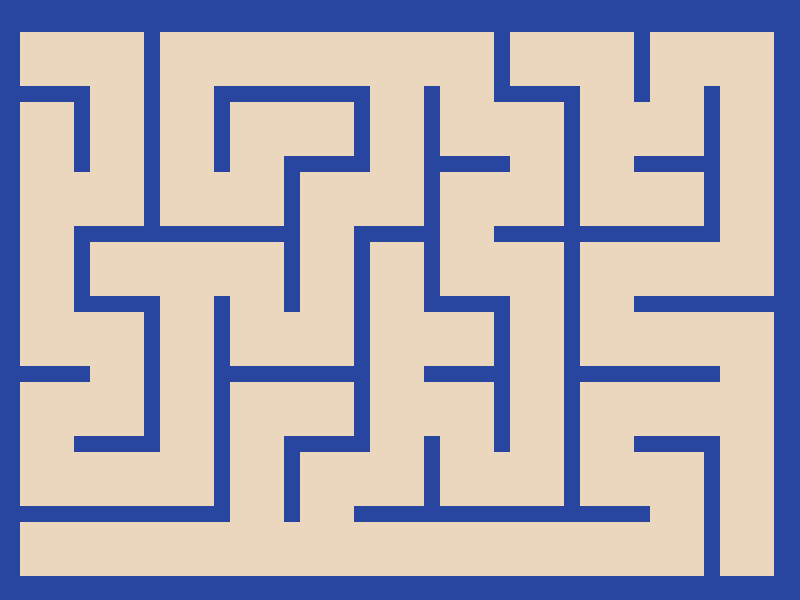
#> input picture maps/training/built_01.png, 800 x 600 px
$ python -i import_screenshots.py   (imports and definitions only)
#> lines starting #> are read from the running program, lines starting #| are printed output that depends on the picture; after the words box and inside, x2 and y2 are one past the last pixel; in counts of white or black regions, pixels touching at a corner belong together
#> in world_image, img is the input picture: PIL image 800x600 RGB; mean R, G, B 174.8, 170.2, 180.7
### greeps/java_sim.py
"""
Run the real (Java) Greeps scenario from Python, headless or in the GUI.

The headless runner (headless/HeadlessGreeps.java) uses the real scenario and
Greenfoot classes with the GUI simulation thread replaced by a plain loop, so
with the same seed it reproduces the GUI run exactly, in a fraction of the
time. It plays whichever policy src/Greep.java currently implements (see
greeps/policies.py).
"""

from concurrent.futures import ThreadPoolExecutor
import json
import os
from pathlib import Path
import queue
import shutil
import subprocess
import time

import numpy as np

from .maps import map_files
from .paths import OUT_DIR, POLICY_FILE, SCENARIO_DIR


SCORE_FILE = SCENARIO_DIR / "training_score.txt"
HEADLESS_SOURCE = SCENARIO_DIR / "headless" / "HeadlessGreeps.java"
HEADLESS_CLASSES = OUT_DIR / "headless"
WATER_DIR = OUT_DIR / "maps"

def _find_java_bin():
    """
    The JDK's bin directory: $JAVA_HOME/bin, else the one on PATH, else the
    JDK bundled with VS Code's Java extension (redhat.java), newest first.
    """
    if os.environ.get("JAVA_HOME"):
        return Path(os.environ["JAVA_HOME"]) / "bin"
    javac = shutil.which("javac")
    if javac:
        return Path(javac).parent
    bundled = sorted((Path.home() / ".vscode" / "extensions").glob("redhat.java-*/jre/*/bin"))
    if bundled:
        return bundled[-1]
    raise RuntimeError("No JDK found: set JAVA_HOME or put javac on PATH")


JAVA_BIN = _find_java_bin()
JAVA = str(JAVA_BIN / "java")
JAVAC = str(JAVA_BIN / "javac")

GREENFOOT_CLASSPATH = os.pathsep.join(["src", "lib/greenfoot-3.7.0.jar", "lib/bluejcore-3.7.0.jar"])
JAVAFX_ARGS = [
    "--module-path",
    "lib/javafx",
    "--add-modules",
    "javafx.controls,javafx.fxml",
]
# Headless JVMs only: without a cap each may grow its heap to a quarter of
# the machine's RAM, and a pool of a dozen ran the system out of memory.
HEADLESS_JVM_ARGS = ["-Xmx1g", *JAVAFX_ARGS]

JAVA_COMMAND = [
    JAVA,
    *JAVAFX_ARGS,
    "-Dgreeps.training=true",
    "-cp",
    GREENFOOT_CLASSPATH,
    "greenfoot.export.GreenfootScenarioApplication",
    "Greenfoot",
    "Earth",
]


def _jvm_props(props):
    return [f"-D{key}={value}" for key, value in (props or {}).items()]


# [20 lines left out: function compile_scenario, not called in this run]


def custom_maps_prop(spec):
    """-D property that makes Earth play the given custom maps."""
    return {"greeps.maps": ",".join(str(p.resolve()) for p in map_files(spec))}


# [90 lines left out: functions run_headless, dump_water, write_policy, read_policy, not called in this run]


class _ServerWorker:
    """One `HeadlessGreeps --server` JVM, talked to over stdin/stdout."""

    # [43 lines left out: functions __init__, request, close, not called in this run]


class HeadlessPool:
    """
    A pool of headless simulator processes for evaluating many weight vectors
    of the active Greep's policy.

        with HeadlessPool(workers=8) as pool:
            scores = pool.evaluate([w1, w2], seeds=[0, 1, 2])
            # scores.shape == (2 policies, 3 seeds, 3 maps)

    `props` are -D properties for every worker, e.g. custom_maps_prop("maps")
    to play custom maps instead of the scenario's three.
    """

    # [10 lines left out: function __init__, not called in this run]

    def __enter__(self):
        return self

    def __exit__(self, *exc):
        self.close()

    # [4 lines left out: function close, not called in this run]

    def _vector(self, command):
        reply = self._workers[0].request(command)
        return np.array([float(v) for v in reply.split()[1:]])

    def default_weights(self):
        """The weights the Greep plays with (its embedded trained policy)."""
        return self._vector("DEFAULT")

    def initial_weights(self):
        """The Greep's suggested starting point for black-box training."""
        return self._vector("INITIAL")

    def search_scales(self):
        """The Greep's relative per-weight scales for black-box search."""
        return self._vector("SCALES")

    # [95 lines left out: functions _run, evaluate, read_score_file, run_gui_episode, not called in this run]

### tools/import_screenshots.py
"""
Turn screenshots of the Greenfoot window into map files for the editor, the
GPU simulator and the Java sim.

    python -m tools.import_screenshots "screenshots/*.jpg" --out maps/imported

For each screenshot the world (800x600, drawn at about half size) is located,
then:
  * water: blue > 1.5 * red (on Maps 1-3 this matches Greenfoot's own masks
    with 96-98% IoU); pixels hidden under the title, ship and tomatoes are
    filled in from their surroundings;
  * piles: clusters of red tomato pixels; the tomato count is estimated from
    the cluster's red area, calibrated on Maps 1-3 whose counts are known;
  * ship: its x from the ship image at the top. Its landing height is NOT
    visible (the screenshots show the ship before it descends), so it is
    estimated as the point below the ship with the most room around the
    greeps' release point. Check it in the editor.

Screenshots titled "Map 1".."Map 3" (the scenario's own maps) are written
with the exact scenario data instead.
"""

import argparse
from pathlib import Path
import re

import numpy as np
from PIL import Image
from scipy import ndimage

from greeps.java_sim import WATER_DIR
from greeps.maps import REAL_MAPS, write_map_file


W, H = 800, 600
# The world inside the screenshot: detected bounding box plus a sub-pixel
# offset and scale fitted against the exact masks of Maps 1-3.
OFFSET_X, OFFSET_Y, SCALE = 0.8, 0.3, 0.506
WATER_RGB, LAND_RGB = (40, 70, 160), (235, 215, 190)


def locate_world(rgb):
    """Top-left corner of the sand/water area in the screenshot."""
    r, g, b = (rgb[..., i].astype(int) for i in range(3))
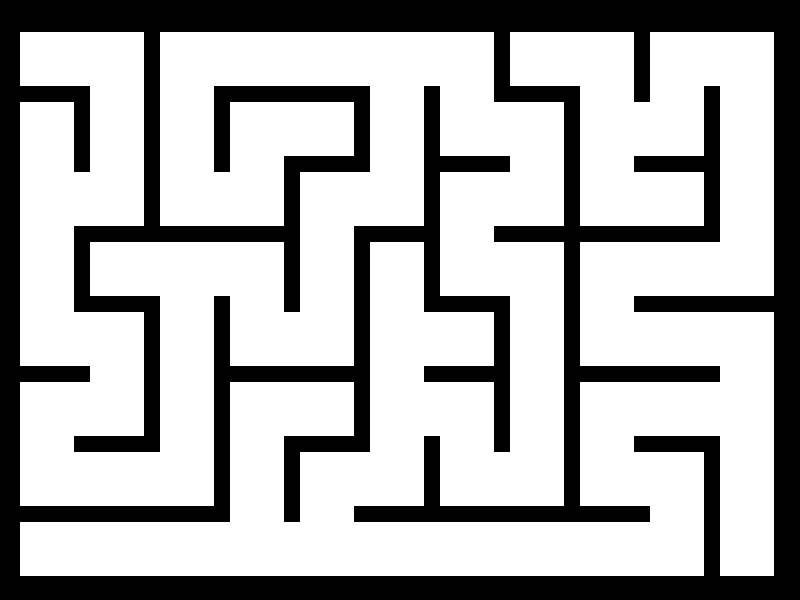
#> r: shape (600, 800) int64; values 40 (black) and 235 (white), 69.1% white; 1 black region, box (x1, y1, x2, y2) and area: (0, 0, 800, 600) 148224
    world = ((r > 200) & (g > 170) & (b > 140) & (r - b > 25)) | (b > r + 40)
#> world: shape (600, 800) bool; every value is 1
    # Rows/columns that are mostly world, within the largest such block
    # (the slide around the window has other colours).
    rows = np.where(world.mean(1) > 0.3)[0]
#> rows = 600 values from 0 to 599
    rows = max(np.split(rows, np.where(np.diff(rows) > 1)[0] + 1), key=len)
    cols = np.where(world[rows].mean(0) > 0.5)[0]
#> cols = 800 values from 0 to 799
    cols = max(np.split(cols, np.where(np.diff(cols) > 1)[0] + 1), key=len)
    return cols.min() + OFFSET_X, rows.min() + OFFSET_Y


def world_image(path):
    """The world region resampled to 800x600 (RGB int array), and the box."""
    img = Image.open(path).convert("RGB")
    x0, y0 = locate_world(np.asarray(img))
#> x0 = 0.8; y0 = 0.3
    box = (x0, y0, x0 + W * SCALE, y0 + H * SCALE)
#> box = (0.8, 0.3, 405.6, 303.9)
    world = img.transform((W, H), Image.EXTENT, box, Image.BICUBIC)
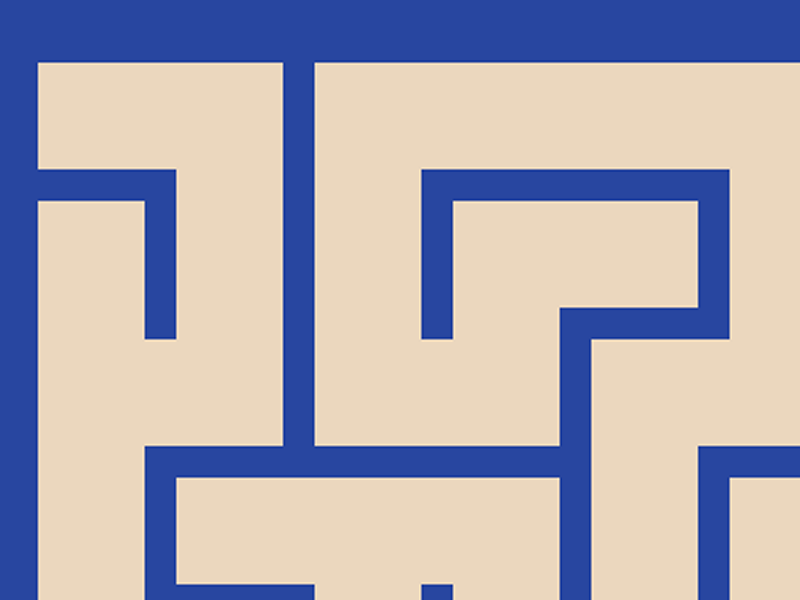
#> world: PIL image 800x600 RGB; mean R, G, B 174.3, 169.9, 180.6
    return np.asarray(world).astype(int), np.asarray(img).astype(int), box


# [75 lines left out: functions classify_water, find_piles, find_ship_x, estimate_landing, not called in this run]


def map_number(path):
    m = re.search(r"(\d+)", Path(path).stem)
    return int(m.group(1)) if m else None


# [16 lines left out: function calibrate, not called in this run]


def save_png(path, water):
    img = np.where(water[..., None], WATER_RGB, LAND_RGB).astype(np.uint8)
    Image.fromarray(img).save(path)


# [38 lines left out: function main, not called in this run]


# [2 lines not run here, left out]

>>> result = world_image('../maps/training/built_01.png')

$ run again, on maps/training/generated/built_01_v015.png
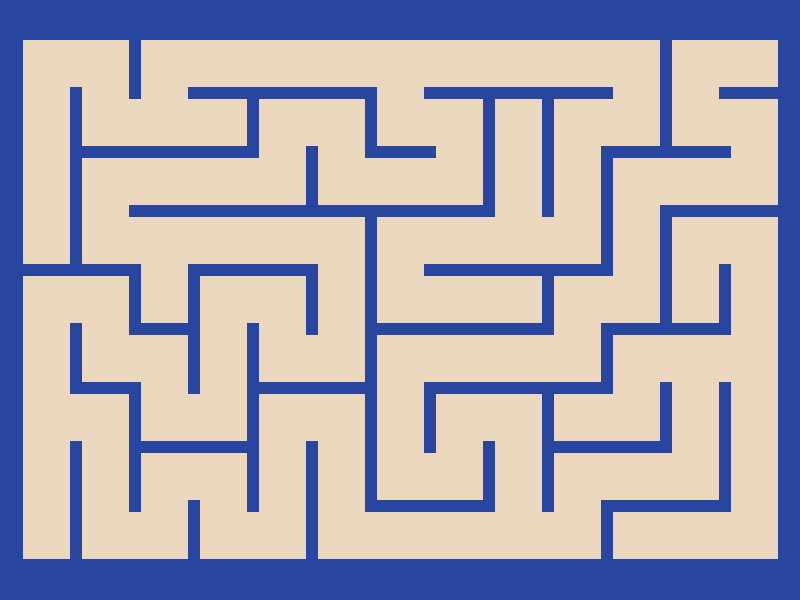
#> input picture maps/training/generated/built_01_v015.png, 800 x 600 px
#> in world_image, img is the input picture: PIL image 800x600 RGB; mean R, G, B 171.6, 167.8, 180.2
#> in locate_world, `r, g, b = (rgb[..., i].astype(int) for i in range(3))`:
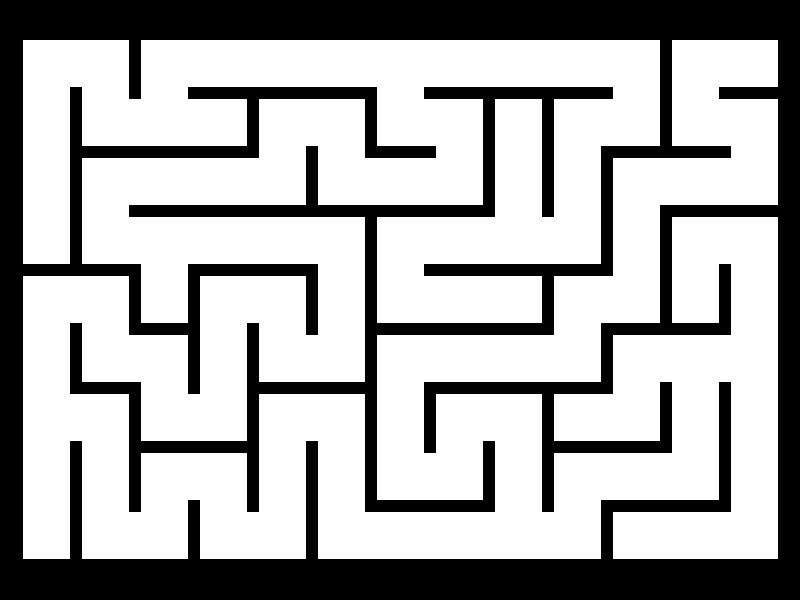
#> r: shape (600, 800) int64; values 40 (black) and 235 (white), 67.5% white; 1 black region, box (x1, y1, x2, y2) and area: (0, 0, 800, 600) 156123
#> rows = 600 values from 0 to 599
#> cols = 800 values from 0 to 799
#> x0 = 0.8; y0 = 0.3
#> box = (0.8, 0.3, 405.6, 303.9)
#> in world_image, `world = img.transform((W, H), Image.EXTENT, box, Image.BICUBIC)`:
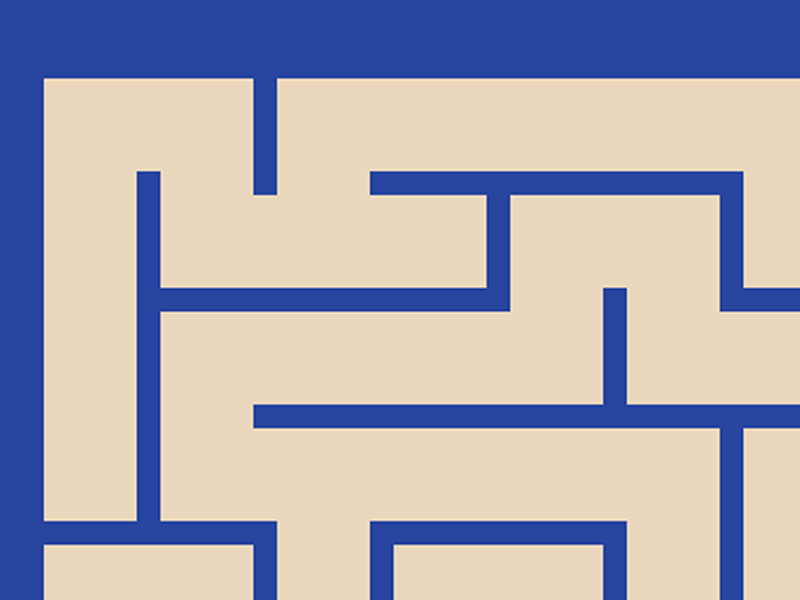
#> world: PIL image 800x600 RGB; mean R, G, B 171.7, 168, 180.2

$ run again, on maps/training/generated/built_02_v001.png
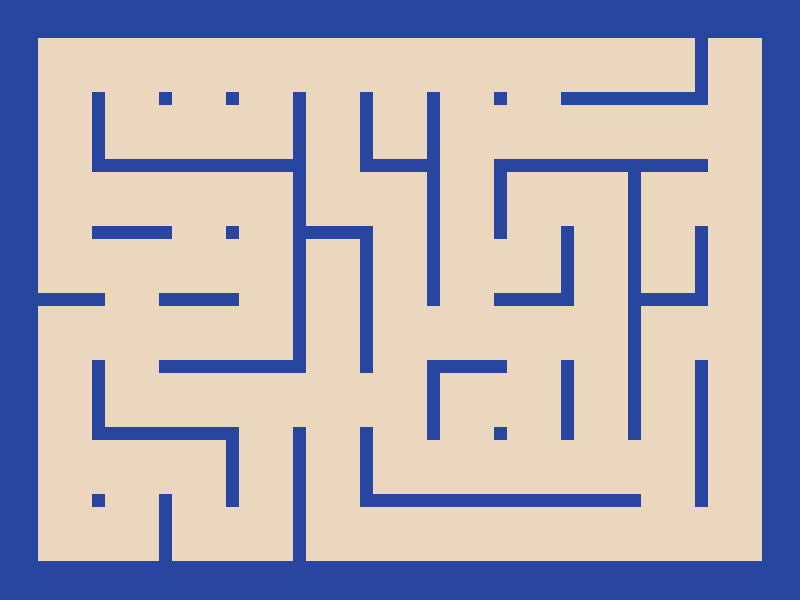
#> input picture maps/training/generated/built_02_v001.png, 800 x 600 px
#> in world_image, img is the input picture: PIL image 800x600 RGB; mean R, G, B 173.9, 169.6, 180.6
#> in locate_world, `r, g, b = (rgb[..., i].astype(int) for i in range(3))`:
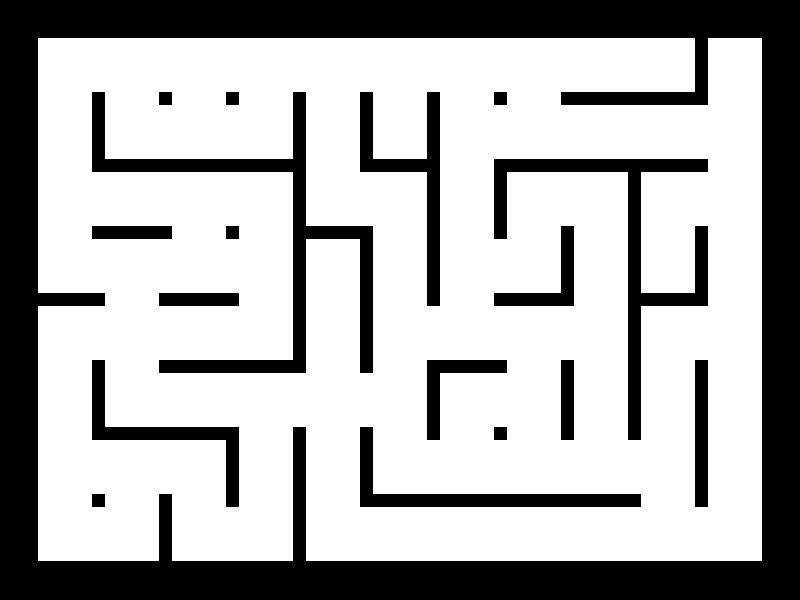
#> r: shape (600, 800) int64; values 40 (black) and 235 (white), 68.7% white; 18 black regions, largest, box (x1, y1, x2, y2) and area: (0, 0, 800, 600) 107445, (92, 92, 373, 373) 11492, (494, 159, 708, 440) 8879
#> rows = 600 values from 0 to 599
#> cols = 800 values from 0 to 799
#> x0 = 0.8; y0 = 0.3
#> box = (0.8, 0.3, 405.6, 303.9)
#> in world_image, `world = img.transform((W, H), Image.EXTENT, box, Image.BICUBIC)`:
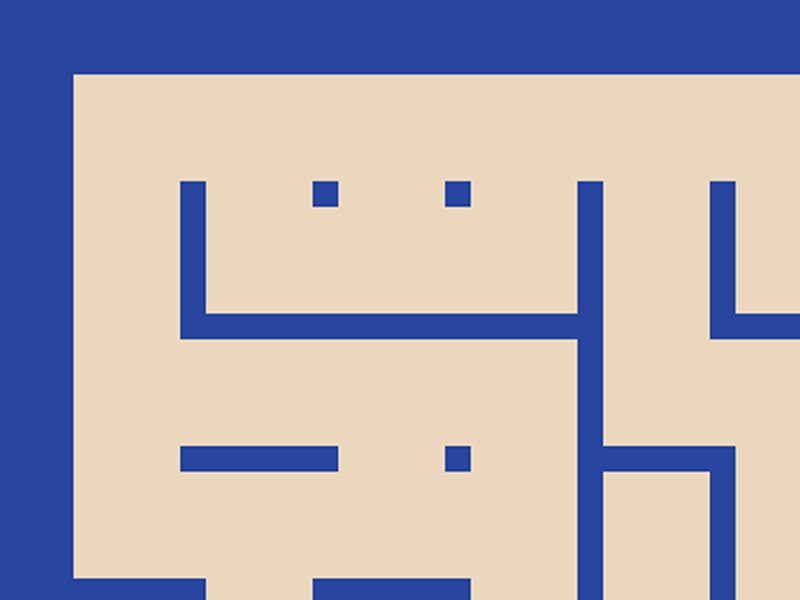
#> world: PIL image 800x600 RGB; mean R, G, B 175.1, 170.5, 180.8

$ run again, on maps/validation/built_07.png
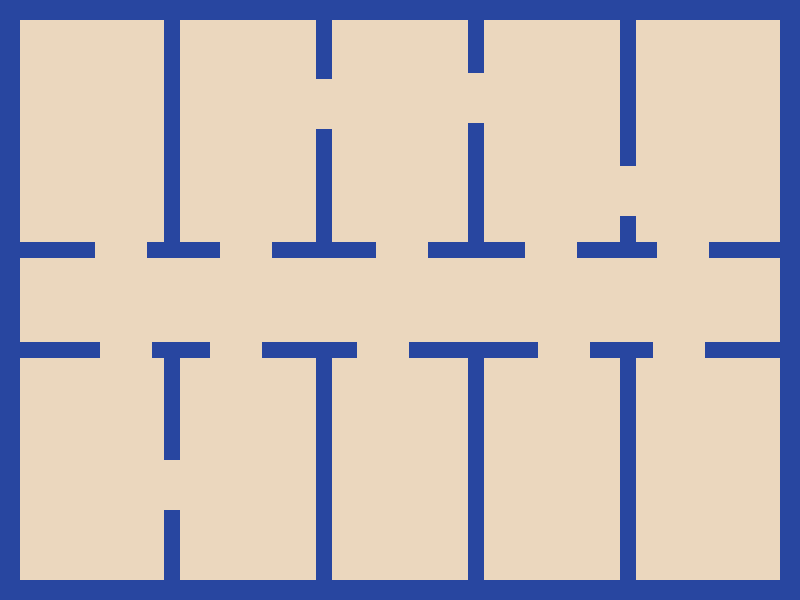
#> input picture maps/validation/built_07.png, 800 x 600 px
#> in world_image, img is the input picture: PIL image 800x600 RGB; mean R, G, B 196.2, 186.1, 184
#> in locate_world, `r, g, b = (rgb[..., i].astype(int) for i in range(3))`:
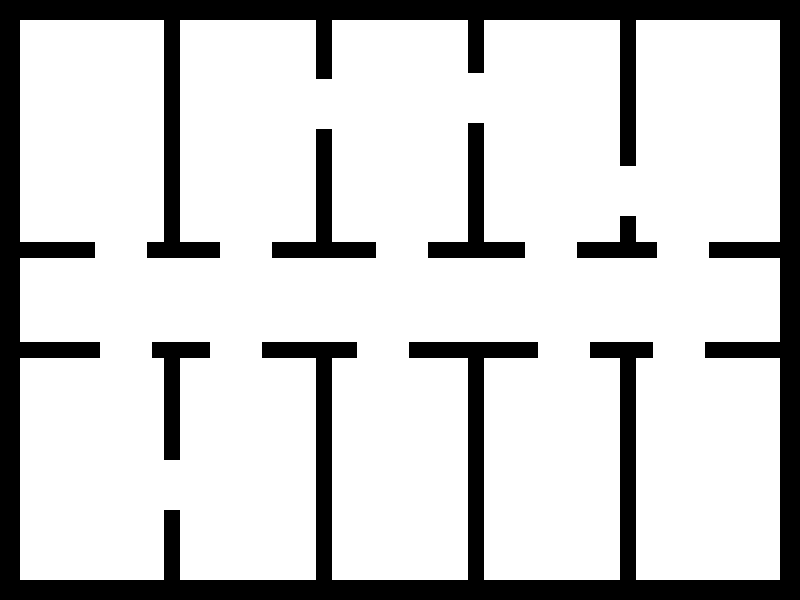
#> r: shape (600, 800) int64; values 40 (black) and 235 (white), 80.1% white; 5 black regions, box (x1, y1, x2, y2) and area: (0, 0, 800, 600) 84432, (272, 129, 376, 258) 3472, (428, 123, 525, 258) 3456, (152, 342, 210, 460) 2560, (577, 216, 657, 258) 1696
#> rows = 600 values from 0 to 599
#> cols = 800 values from 0 to 799
#> x0 = 0.8; y0 = 0.3
#> box = (0.8, 0.3, 405.6, 303.9)
#> in world_image, `world = img.transform((W, H), Image.EXTENT, box, Image.BICUBIC)`:
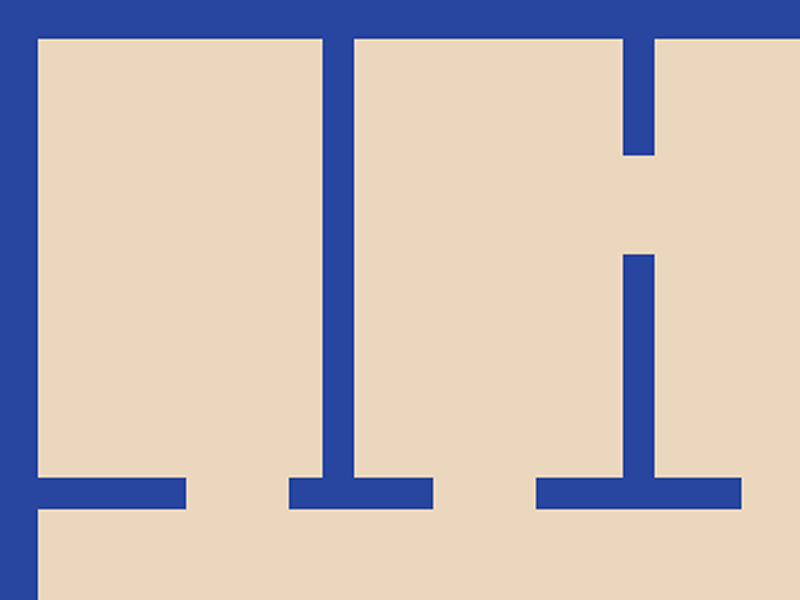
#> world: PIL image 800x600 RGB; mean R, G, B 197.2, 186.9, 184.2
